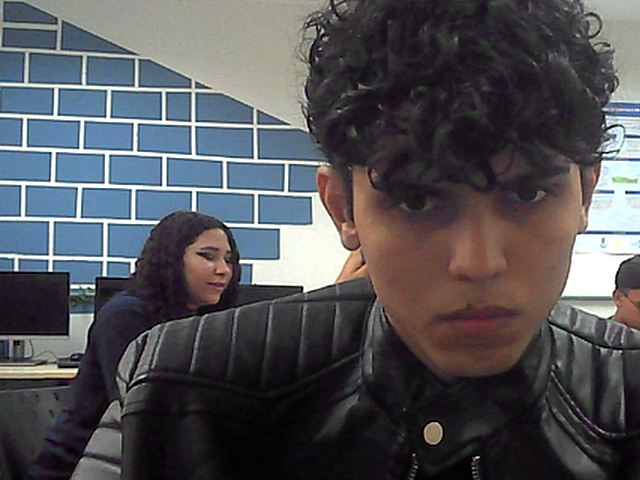
#> input picture capturas/captura_2026-09-18_12-53-43.png, 640 x 480 px
$ python -i melhoria.py   (imports and definitions only)   (older library calls are emulated)
#> lines starting #> are read from the running program, lines starting #| are printed output that depends on the picture
#> further down, picture is the input picture: shape (480, 640, 3); mean B, G, R 86.8, 82.7, 82.7
import cv2
import numpy as np


# [20 lines left out: function auto_gamma, not called in this run]


def clahe_colorido(frame, clip_limit=2.0, tile_grid=(8, 8)):
    """Aumenta contraste local preservando as cores."""
#> called with clip_limit = 2, tile_grid = (8, 8)
    if frame is None:
        return None

    lab = cv2.cvtColor(frame, cv2.COLOR_BGR2LAB)
#> lab: shape (480, 640, 3); mean of channels 0, 1, 2 86.8, 129.8, 125.8
    l, a, b = cv2.split(lab)
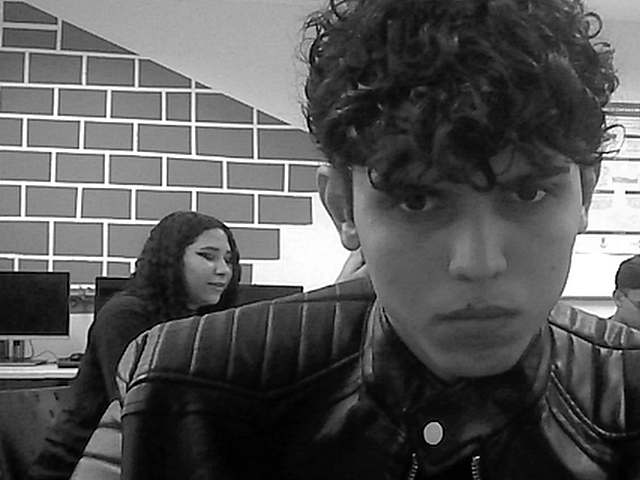
#> l: shape (480, 640); min 0, max 255, mean 86.8
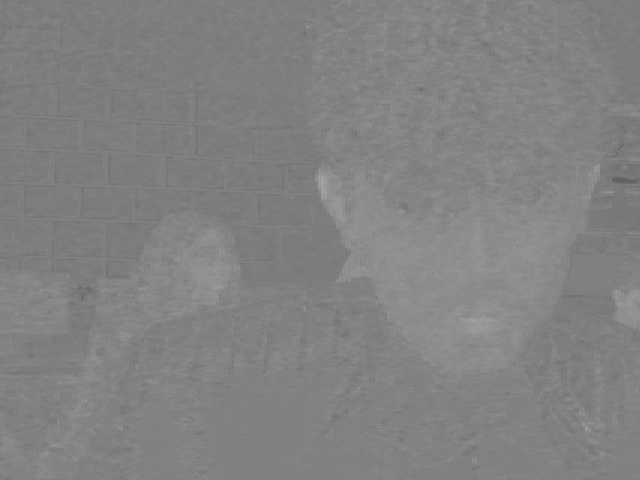
#> a: shape (480, 640); min 96, max 166, mean 129.8
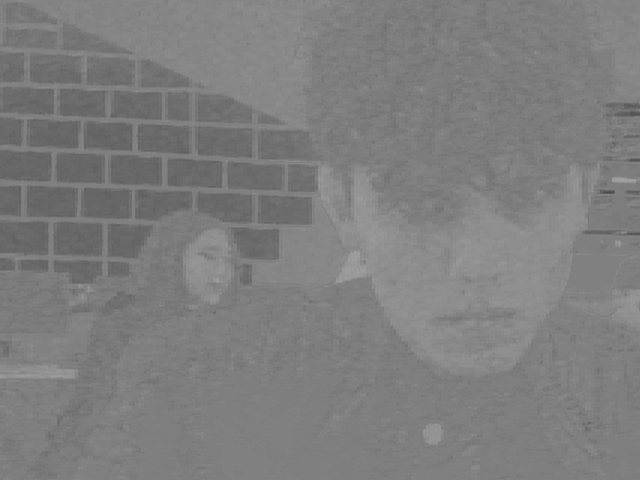
#> b: shape (480, 640); min 72, max 164, mean 125.8

    clahe = cv2.createCLAHE(
        clipLimit=float(clip_limit),
        tileGridSize=tuple(tile_grid),
    )

    l2 = clahe.apply(l)
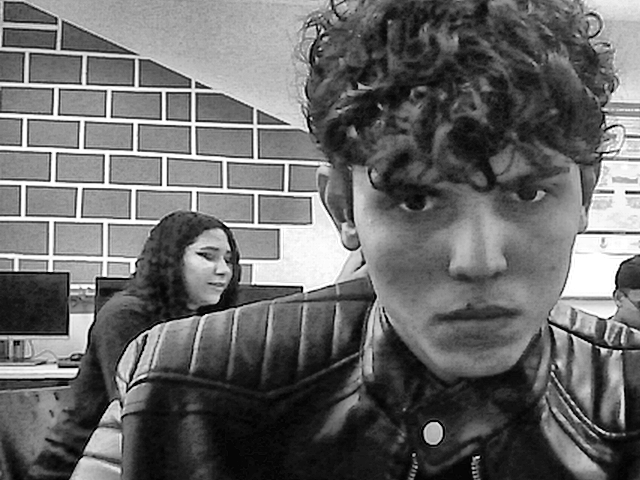
#> l2: shape (480, 640); min 0, max 255, mean 104.8

    return cv2.cvtColor(
        cv2.merge((l2, a, b)),
        cv2.COLOR_LAB2BGR,
    )
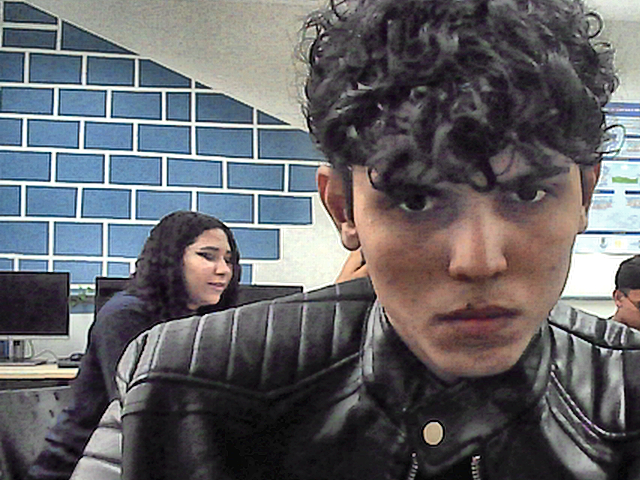
#> returned value: shape (480, 640, 3); mean B, G, R 103.7, 99.7, 99.8


# [117 lines left out: functions reduzir_ruido, unsharp, strength_por_zoom, analisar_qualidade, not called in this run]

>>> import cv2
>>> picture = cv2.imread('../capturas/captura_2026-09-18_12-53-43.png')
>>> result = clahe_colorido(picture)

$ run again, on capturas/captura_2026-09-18_12-54-20.png
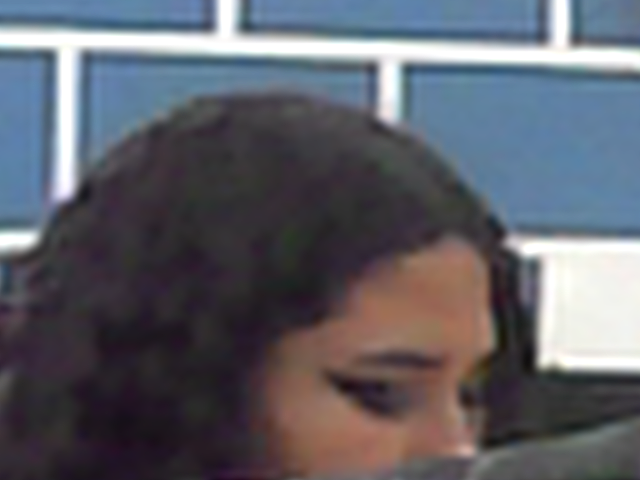
#> input picture capturas/captura_2026-09-18_12-54-20.png, 640 x 480 px
#> picture is the input picture: shape (480, 640, 3); mean B, G, R 104.5, 96, 94.9
#> lab: shape (480, 640, 3); mean of channels 0, 1, 2 101.8, 130.5, 123.4
#> in clahe_colorido, `l, a, b = cv2.split(lab)`:
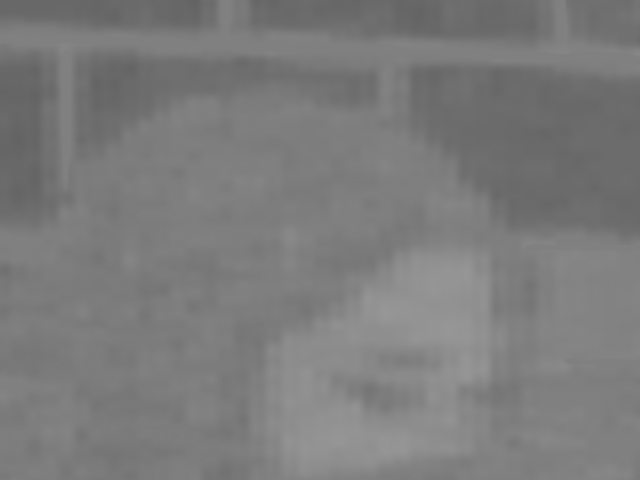
#> b: shape (480, 640); min 98, max 151, mean 123.4
#> in clahe_colorido, `return cv2.cvtColor( cv2.merge((l2, a, b)), cv2.COLOR_LAB2BGR, )`:
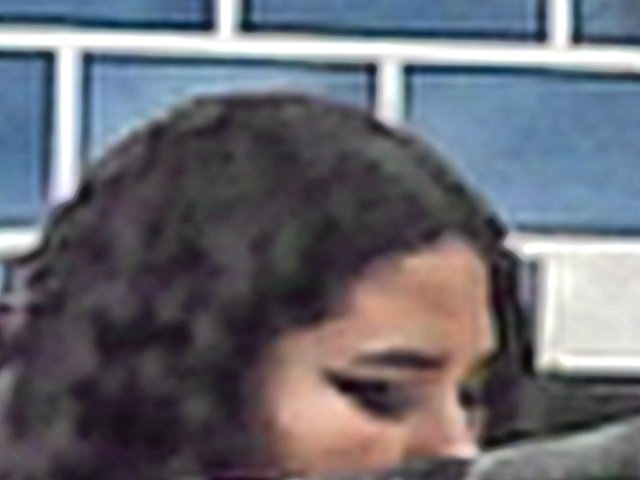
#> returned value: shape (480, 640, 3); mean B, G, R 114.1, 105.7, 104.8
